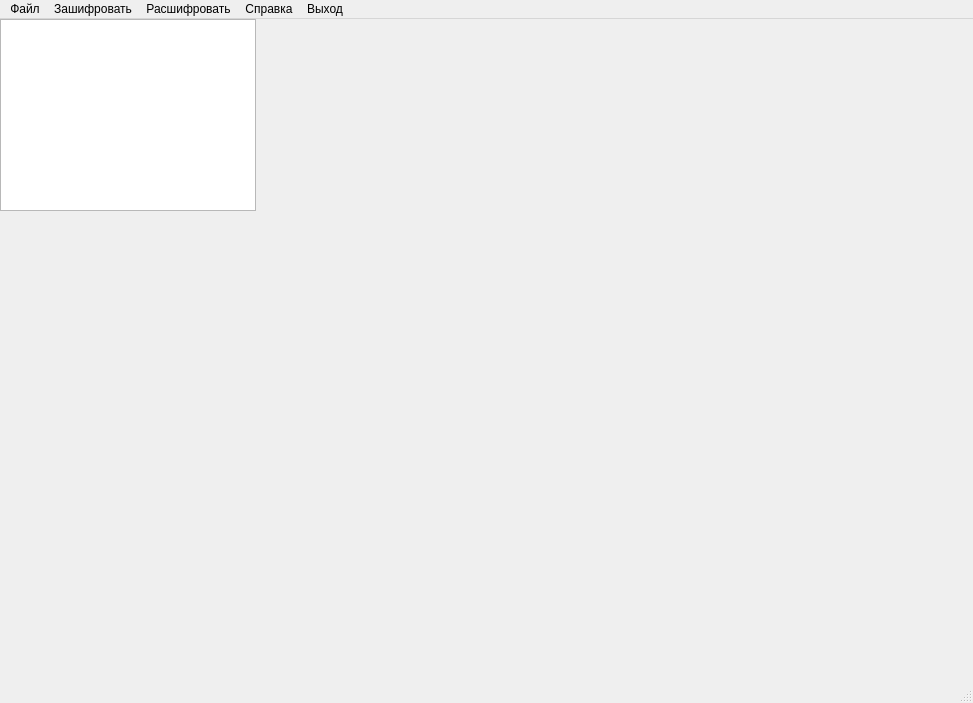
<?xml version="1.0" encoding="UTF-8"?>
<ui version="4.0">
 <class>MainWindow</class>
 <widget class="QMainWindow" name="MainWindow">
  <property name="geometry">
   <rect>
    <x>0</x>
    <y>0</y>
    <width>973</width>
    <height>703</height>
   </rect>
  </property>
  <property name="windowTitle">
   <string>MainWindow</string>
  </property>
  <widget class="QWidget" name="centralwidget">
   <widget class="QTextBrowser" name="textBrowser">
    <property name="geometry">
     <rect>
      <x>0</x>
      <y>0</y>
      <width>256</width>
      <height>192</height>
     </rect>
    </property>
   </widget>
  </widget>
  <widget class="QMenuBar" name="menubar">
   <property name="geometry">
    <rect>
     <x>0</x>
     <y>0</y>
     <width>973</width>
     <height>21</height>
    </rect>
   </property>
   <widget class="QMenu" name="menu">
    <property name="title">
     <string>Файл</string>
    </property>
    <addaction name="action"/>
    <addaction name="action_2"/>
    <addaction name="action_3"/>
    <addaction name="action_4"/>
    <addaction name="action_16"/>
   </widget>
   <widget class="QMenu" name="menu_2">
    <property name="title">
     <string>Зашифровать</string>
    </property>
    <addaction name="action_8"/>
    <addaction name="action_9"/>
    <addaction name="action_10"/>
    <addaction name="action_11"/>
   </widget>
   <widget class="QMenu" name="menu_3">
    <property name="title">
     <string>Расшифровать</string>
    </property>
    <addaction name="action_12"/>
    <addaction name="action_13"/>
    <addaction name="action_14"/>
    <addaction name="action_15"/>
   </widget>
   <widget class="QMenu" name="menu_4">
    <property name="title">
     <string>Справка</string>
    </property>
    <addaction name="action_6"/>
    <addaction name="action_7"/>
   </widget>
   <widget class="QMenu" name="menu_5">
    <property name="title">
     <string>Выход</string>
    </property>
   </widget>
   <addaction name="menu"/>
   <addaction name="menu_2"/>
   <addaction name="menu_3"/>
   <addaction name="menu_4"/>
   <addaction name="menu_5"/>
  </widget>
  <widget class="QStatusBar" name="statusbar"/>
  <action name="action">
   <property name="text">
    <string>Создать</string>
   </property>
  </action>
  <action name="action_2">
   <property name="text">
    <string>Открыть</string>
   </property>
  </action>
  <action name="action_3">
   <property name="text">
    <string>Сохранить</string>
   </property>
  </action>
  <action name="action_4">
   <property name="text">
    <string>Сохранить как</string>
   </property>
  </action>
  <action name="action_6">
   <property name="text">
    <string>О программе</string>
   </property>
  </action>
  <action name="action_7">
   <property name="text">
    <string>Помощь</string>
   </property>
  </action>
  <action name="action_8">
   <property name="text">
    <string>Моноалфавитная</string>
   </property>
  </action>
  <action name="action_9">
   <property name="text">
    <string>Гомофоническая</string>
   </property>
  </action>
  <action name="action_10">
   <property name="text">
    <string>Полиалфавитная</string>
   </property>
  </action>
  <action name="action_11">
   <property name="text">
    <string>Полиграммная</string>
   </property>
  </action>
  <action name="action_12">
   <property name="text">
    <string>Моноалфавитная</string>
   </property>
  </action>
  <action name="action_13">
   <property name="text">
    <string>Гомофоническая</string>
   </property>
  </action>
  <action name="action_14">
   <property name="text">
    <string>Полиафавитная</string>
   </property>
  </action>
  <action name="action_15">
   <property name="text">
    <string>Полиграммная</string>
   </property>
  </action>
  <action name="action_16">
   <property name="text">
    <string>Выход</string>
   </property>
  </action>
 </widget>
 <resources/>
 <connections/>
</ui>
